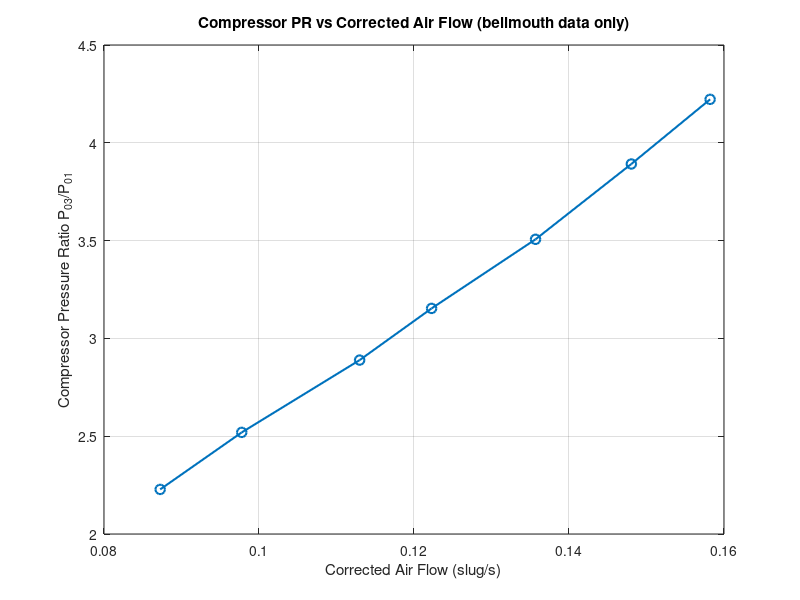

Reproduce this figure in MATLAB. (Note: this script raises an error after producing the figure.)
% [redacted]
% [redacted]

%% Workspace Prep

warning off
format long     %Allows for more accurate decimals
close all;      %Clears all
clear all;      %Clears Workspace
clc;            %Clears Command Window

%% Plots 1-3

% ============================================================
% PROPS LAB 2 DATA
% ============================================================
pctRPM    = [67 73 80 85 90 95 100];
T0i_F     = [62 63 61 61 62 61 60];
Pi_psig   = [-0.435 -0.545 -0.710 -0.832 -1.009 -1.190 -1.342];
P0i_psig  = [-0.034 -0.044 -0.046 -0.059 -0.065 -0.076 -0.079];
P03_psig  = [17.97 22.22 27.63 31.46 36.61 42.20 47.02];
P07_psig  = [0.27, 0.359, 0.484, 0.426, 0.397, 0.349, 0.344];
P7_psig   = [-0.027, -0.035, -0.091, -0.169, -0.269, -0.368, -0.437];

% ============================================================
% AMBIENT CONDITIONS (from header)
% ============================================================
Ta_F            = 62.2;
Pa_inHg         = 29.92;
psi_per_inHg    = 14.696 / 29.92;
Pamb_psia       = Pa_inHg * psi_per_inHg;
psf_per_psi     = 144;
R_air           = 1716;
gamma           = 1.4;
T_std_R         = 519.67;
P_std_psia      = 14.696;
R_cold          = 1716; % ft*lbf/(slug*R)
R_hot           = 1544; % ft*lbf/(slug*R)

% ============================================================
% BELLMOUTH INLET GEOMETRY
% ============================================================
ID_in   = 5.5;
r_ft    = (ID_in / 2) / 12;
A_in    = pi * r_ft^2;

% ============================================================
% PRESSURES AND TEMPERATURES (absolute)
% ============================================================
T0i_R    = T0i_F + 459.67;               % inlet stagnation temp, R
Pi_psia  = Pi_psig  + Pamb_psia;         % static absolute, psia
P0i_psia = P0i_psig + Pamb_psia;         % total absolute, psia
P03_psia = P03_psig + Pamb_psia;         % total absolute, psia
P07_psia = P07_psig + Pamb_psia;
P7_psia  = P7_psig  + Pamb_psia;

Pamb_psf = Pamb_psia * psf_per_psi;
P7_psf   = P7_psia   * psf_per_psi;
P07_psf  = P07_psia  * psf_per_psi;
Pi_psf   = Pi_psia   * psf_per_psi;      % psf
P0i_psf  = P0i_psia  * psf_per_psi;      % psf
P03_psf  = P03_psia  * psf_per_psi;      % psf

% ============================================================
% INLET FLOW CALCULATIONS
% ============================================================
PR0_static = P0i_psf ./ Pi_psf;
M_in       = sqrt( (2 / (gamma - 1)) .* (PR0_static.^((gamma - 1) / gamma) - 1) );

% Static temperature at inlet
Ti_R = T0i_R ./ (1 + (gamma - 1) / 2 .* M_in.^2);

% Speed of sound and velocity
a_in = sqrt(gamma * R_air .* Ti_R);      % ft/s
V_in = M_in .* a_in;                     % ft/s

% Density from static state
rho_in = Pi_psf ./ (R_air .* Ti_R);

% Mass flow
mdot   = rho_in .* V_in .* A_in;
m_corr = mdot .* sqrt(Ti_R ./ T_std_R) ./ (Pi_psia ./ P_std_psia);
PR_comp = P03_psia ./ P0i_psia;

% ============================================================
% COMPRESSOR MAP PLOT
% ============================================================
figure; hold on; box on; grid on;
plot(m_corr, PR_comp, 'o-', 'LineWidth', 1.5, 'MarkerSize', 7);
xlabel('Corrected Air Flow (slug/s)');
ylabel('Compressor Pressure Ratio P_{03}/P_{01}');
title('Compressor PR vs Corrected Air Flow (bellmouth data only)');
text(m_corr, PR_comp, compose(' %d%%', pctRPM), 'VerticalAlignment','bottom');

% ============================================================
% DATA TABLE
% ============================================================
T = table(pctRPM.', M_in.', mdot.', m_corr.', PR_comp.', ...
    'VariableNames', {'PctRPM','M_in','mdot_slugps','mdot_corr_slugps','PRc'});
disp(T);

% ============================================================
% COMPRESSOR EFFICIENCY
% ============================================================
gamma_g = 1.33; % hot exhaust (for completeness; nozzle uses R_hot below)
R_g     = 1716;

% Ambient for thrust corrections
Ta_R        = Ta_F + 459.67;

% Jet-A fuel density
rho_f_lbgal   = 6.7;
g_c           = 32.174;
slug_per_lbm  = 1 / g_c;

% Temperatures
T03_F = [197 247 282 314 342 366 396];
T03_R = T03_F + 459.67;

num    = (P03_psf ./ P0i_psf).^((gamma - 1) / gamma) - 1;
den    = (T03_R ./ T0i_R) - 1;
eta_c  = num ./ den;

figure; grid on; box on; hold on;
plot(mdot, eta_c, 's-', 'LineWidth', 1.5, 'MarkerSize', 7);
xlabel('Air Flow (slug/s)');
ylabel('Compressor Efficiency');
title('Compressor Efficiency vs Air Flow');
text(mdot, eta_c, compose(' %d%%', pctRPM), 'VerticalAlignment','bottom');

% ============================================================
% THRUST CALCULATIONS
% ============================================================
GPS            = [0.00341 0.00383 0.00379 0.00410 0.00433 0.00441 0.00452]; % fuel flow (gal/s)
mdot_f_slugps  = GPS .* rho_f_lbgal .* slug_per_lbm;                        % slug/s

T05_F = [633 625 621 640 644 693 757];
T05_R = T05_F + 459.67;

% Nozzle opening geometry (largest/open setting from your rig)
w_open_in = 8 + 1/8;
h_open_in = 5 + 3/8;
A_exit_open = (w_open_in / 12) * (h_open_in / 12); % ft^2

% ============================================================
% THRUST LOOP (uses consistent nozzle solution)
% ============================================================
T_lbf = zeros(size(pctRPM));
for k = 1:numel(pctRPM)
    m_in   = mdot(k);
    m_fuel = mdot_f_slugps(k);
    m_out  = m_in + m_fuel;

    % inlet velocity should use static temperature
    V_in_k = M_in(k) * sqrt(gamma * R_cold * Ti_R(k));

    % Solve nozzle given area, total exit conditions, and mass flow
    [Ve_k, Pe_psf_k] = solve_nozzle_exit_from_area( ...
        A_exit_open, P07_psf(k), T05_R(k), 1.33, R_hot, m_out, Pamb_psf);

    % Momentum + pressure thrust (correct sign on pressure term)
    T_lbf(k) = m_out * Ve_k - m_in * V_in_k + (Pe_psf_k - Pamb_psf) * A_exit_open;
end

% Standard-day correction
Tcorr_lbf = T_lbf .* (T_std_R ./ Ta_R) .* (Pamb_psia ./ P_std_psia);

% ============================================================
% THRUST PLOT
% ============================================================
figure; grid on; box on; hold on;
plot(pctRPM, Tcorr_lbf, 'o-', 'LineWidth', 1.5, 'MarkerSize', 7);
xlabel('Percent Throttle (% RPM)');
ylabel('Corrected Thrust, T_c (lbf)');
title('Corrected Thrust vs Percent Throttle (Open Nozzle)');

%% Plots 4-5
% d) EGT (R) vs. engine pressure ratio (EPR)
% e) Corrected thrust (lbf) vs. nozzle setting at 100% throttle

data = readtable("All Sensor Data Export - 2025-10-22 - 16_27 - 16_50.csv");
EPR = (data.PressureSensorP08PitotImpactPSIg + Pamb_psia) ./ (data.PressureSensorP01InletPitotImpactPSIg + Pamb_psia);

% data manipulation ------------------------------------------

% === Upward-curving regression on EGT vs EPR ===
x = data.TempSensorTo5DegreeF + 459.67;   % EGT (R)
y = EPR;                                   % EPR

% keep finite points only
good = isfinite(x) & isfinite(y);
x = x(good); y = y(good);

% --- 1) Bin + median to denoise (robust to outliers)
nbins  = 60;                        % tweak if you want smoother/edgier
edges  = linspace(min(x), 1400, nbins+1);
[~,~,bin] = histcounts(x, edges);

% median EPR in each EGT bin (and mean EGT for x-position)
y_med = accumarray(bin(bin>0), y(bin>0), [], @median, NaN);
x_avg = accumarray(bin(bin>0), x(bin>0), [], @mean,   NaN);

mask  = ~isnan(x_avg) & ~isnan(y_med);
x_fit = x_avg(mask);
y_fit = y_med(mask);

% --- 2) Quadratic fit (tends to give a gentle "curves up" shape)
p2      = polyfit(x_fit, y_fit, 5);     % y ~ p2(1)x^2 + p2(2)x + p2(3)
x_line  = linspace(min(x_fit), max(x_fit), 300);
y_line  = polyval(p2, x_line);

% If curvature accidentally ends up negative (rare after binning), refit cubic
if p2(1) < 0
    p3 = polyfit(x_fit, y_fit, 3);
    y_line = polyval(p3, x_line);
end

% --- 3) Plot the denoised medians and the regression curve


% ------------------------------------------------------------

% ============================================================
% EGT PLOT
% ============================================================
figure; grid on; box on; hold on;
plot(data.TempSensorTo5DegreeF + 459.67, EPR, '.', 'LineWidth', 1.5, 'MarkerSize', 7);
plot(x_fit, y_fit, 'ko', 'MarkerSize', 4, 'HandleVisibility', 'off'); % binned medians
plot(x_line, y_line, 'LineWidth', 2, 'DisplayName', 'Quadratic fit');
ylabel('EPR');
xlabel('EGT (R)');
title('EGT (R) vs. Engine Pressure Ratio (EPR)');
legend('Raw Data', 'Polynomial Fit')

% ============================================================
% Corrected Thrust vs Nozzle Setting (100% throttle)
% ============================================================
nozzleA = [0.098, 0.134, A_exit_open];

k = 7; % 100% RPM row
m_in_7   = mdot(k);
m_fuel_7 = mdot_f_slugps(k);
m_out_7  = m_in_7 + m_fuel_7;

V_in_7 = M_in(k) * sqrt(gamma * R_cold * Ti_R(k));

Tn_lbf = zeros(size(nozzleA));
for i = 1:numel(nozzleA)
    Ae = nozzleA(i);
    [Ve_i, Pe_psf_i] = solve_nozzle_exit_from_area( ...
        Ae, P07_psf(k), T05_R(k), 1.33, R_hot, m_out_7, Pamb_psf);

    Tn_lbf(i) = m_out_7 * Ve_i - m_in_7 * V_in_7 + (Pe_psf_i - Pamb_psf) * Ae;
end

figure; grid on; box on; hold on;
plot(nozzleA, Tn_lbf, 'o-', 'LineWidth', 1.5, 'MarkerSize', 7);
xlabel('Nozzle Exit Area (ft^2)');
ylabel('Thrust (lbf)');
title('Corrected Thrust vs. Nozzle Setting (100% Throttle)');

%% Functions

function [Ve, Pe_psf, M8] = solve_nozzle_exit_from_area(Ae, P0e_psf, T0e_R, gamma, R, mdot_req, Pamb_psf)
% Returns exit velocity Ve (ft/s), exit static pressure Pe_psf (psf), and exit Mach M8
% for a converging nozzle with given area Ae, total P0e, total T0e and required mass flow.
% Enforces choking (M=1) if required mass flow exceeds choked capacity.

    % Mass-flow function G(M)
    G = @(M) M .* (1 + (gamma-1)/2 .* M.^2) .^ (-(gamma+1)/(2*(gamma-1)));

    % Scaling constant for mdot
    K = (Ae * P0e_psf / sqrt(T0e_R)) * sqrt(gamma / R);

    % Choked capacity at M=1
    mdot_star = K * G(1.0);

    if mdot_req >= mdot_star * 0.999 % treat as choked
        M8 = 1.0;
        Te_R  = T0e_R / (1 + (gamma-1)/2 * M8^2);      % = T0e * 2/(γ+1)
        Pe_psf = P0e_psf * (Te_R / T0e_R)^(gamma/(gamma-1));
    else
        % Unchoked: find subsonic M in (0,1) such that K*G(M)=mdot_req
        target = mdot_req / K;
        f = @(M) G(M) - target;
        % robust bracket solve
        M8 = fzero(f, [1e-6, 0.999]);
        Te_R  = T0e_R / (1 + (gamma-1)/2 * M8^2);
        Pe_psf = P0e_psf * (Te_R / T0e_R)^(gamma/(gamma-1));
    end

    % Exit velocity
    a_e = sqrt(gamma * R * Te_R);
    Ve  = M8 * a_e;

    % For a simple static test assumption: clamp to ambient if Pe would underexpand
    if Pe_psf < Pamb_psf
        Pe_psf = Pamb_psf;
    end
end
